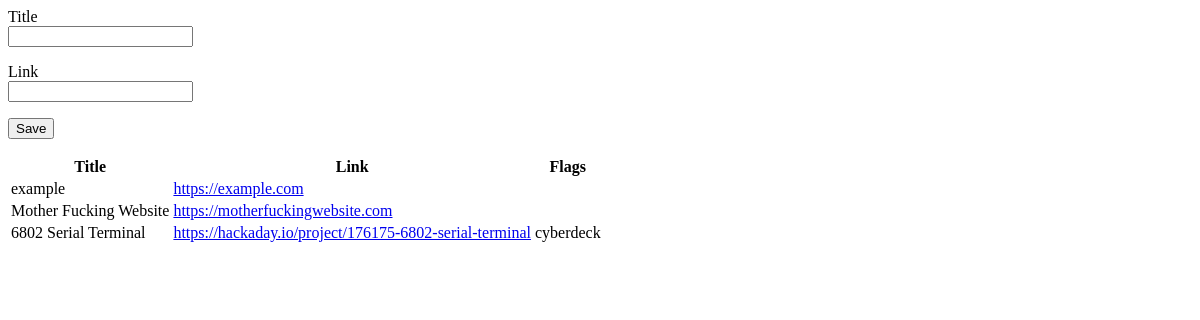
The page /index on the database as committed earlier.
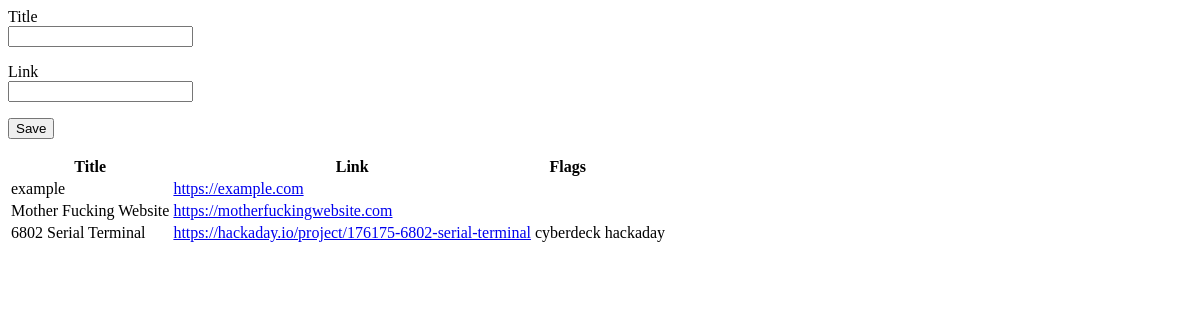
The same page on the database as committed later.
### app/models.py (models this page shows, shortened)
class Bookmarks(db.Model):
    id = db.Column(db.Integer, primary_key=True)
    title = db.Column(db.String(16), index=True, unique=True)
    link = db.Column(db.String, index=True, unique=True)
    tags = db.relationship('Tag', secondary=tags, lazy='subquery',
            backref=db.backref('bookmark', lazy=True))

class Tag(db.Model):
    id = db.Column(db.Integer, primary_key=True)
    name = db.Column(db.String, index=True, unique=True)
    def __repr__(self):
        return '{}'.format(self.name)

### app/routes.py (the view)
@app.route('/', methods=['GET', 'POST'])
@app.route('/index', methods=['GET', 'POST'])
def index():
    bookmarks = Bookmarks.query.all()
    form = BookmarkForm()
    if form.validate_on_submit():
        bookmark = Bookmarks(title=form.title.data, link=form.link.data)
        db.session.add(bookmark)
        db.session.commit()
        flash('Bookmark Saved!')
    return render_template('index.html', bookmarks=bookmarks, form=form)

### app/forms.py (shortened to what this page needs)
class BookmarkForm(FlaskForm):
    title = StringField('Title', validators=[DataRequired()])
    link = StringField('Link', validators=[DataRequired()])
    submit = SubmitField('Save')

### app/templates/index.html (shortened to what this page needs)
<html>
    <head>
    </head>
    <body>
	<form action="" method="post" novalidate>
        	<p>
            		{{ form.title.label }}<br>
			{{ form.title }}<br>
        	</p>
        	<p>
            		{{ form.link.label }}<br>
			{{ form.link }}<br>
        	</p>
        	<p>{{ form.submit() }}</p>
    	</form>
        <table>
            <thead>
                <tr>
                    <th>Title</th>
                    <th>Link</th>
		    <th>Flags</th>
                </tr>
            </thead>
            <tbody>
                {% for bookmark in bookmarks %}
                    <tr>
                        <td>{{ bookmark.title }}</td>
			<td><a href = "{{ bookmark.link }}">{{ bookmark.link }}</a></td>
			{% for tag in bookmark.tags %}
				<td>{{ tag }}</td>
			{% endfor %}
                    </tr>
                {% endfor %}
            </tbody>
        </table>
    </body>
</html>

Rows that differ between the two databases and show on the page:
added Tag: name "hackaday", shown under Bookmarks "6802 Serial Terminal"
